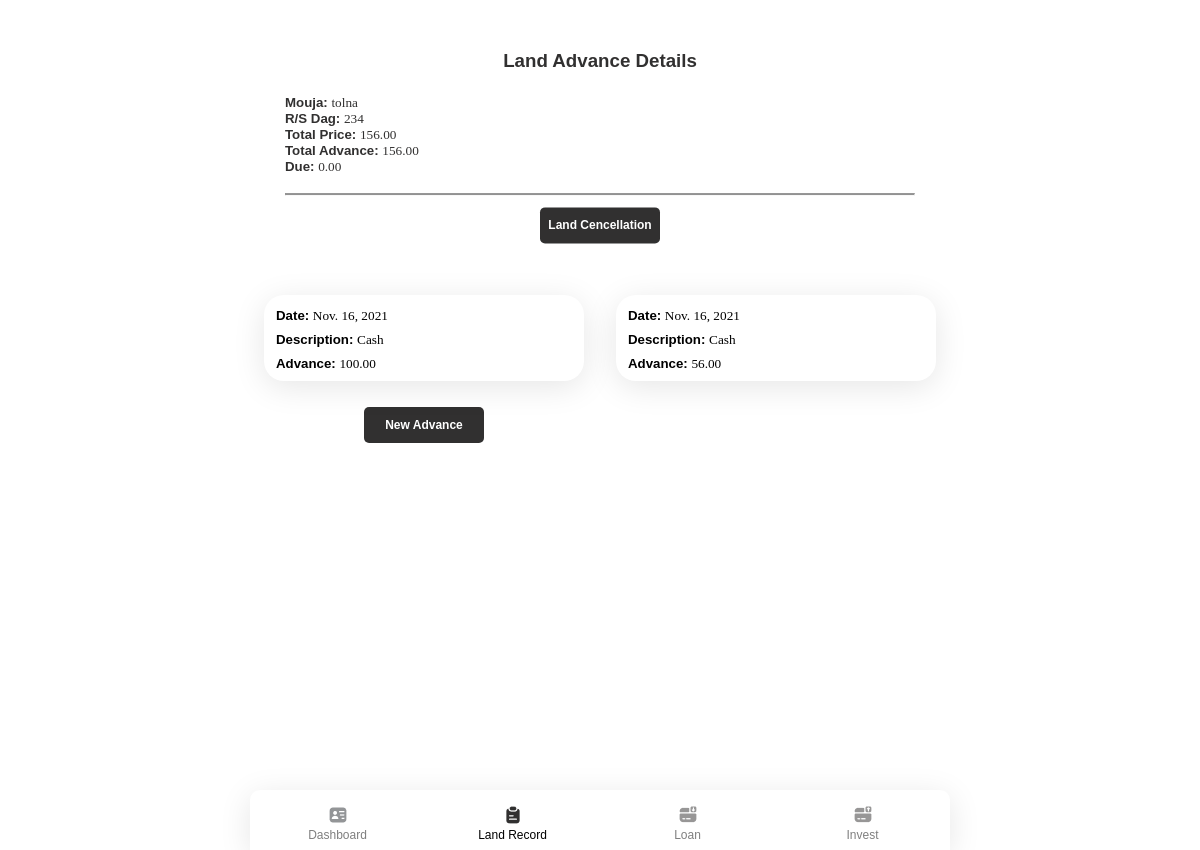
/advancepage/1/4 (signed in), run on the app's committed database.
### app/models.py (models this page shows)
class Land(models.Model):
    landowner = models.ForeignKey(Landowner, on_delete=models.SET_NULL, blank=True, null=True)
    landQTY = models.FloatField(default=0, null=True, blank=True)
    rsdag = models.CharField(max_length=50)
    perDprice = models.FloatField(default=0, null=True, blank=True)
    mouja = models.CharField(max_length=50)
    def totalprice(self):
        return self.perDprice * self.landQTY

class Advance(models.Model):
    land = models.ForeignKey(Land, on_delete=models.SET_NULL, blank=True, null=True)
    date = models.DateField( default=datetime.date.today)
    description = models.TextField(blank=True, null= True)
    advance = models.FloatField(default=0, null=True, blank=True)

### app/views.py (the view)
# urls.py: path('advancepage/<int:id>/<int:landid>', views.advancepage, name='advancepage'),
@login_required(login_url='login')
def advancepage(request, id, landid):
    land = Land.objects.get(id=landid)
    advance = Advance.objects.filter(land=land)
    total = sum([a.advance for a in advance])
    balance = land.totalprice() - total
    advances = Advance.objects.filter(land_id=landid)
    return render(request, "app/advancepage.html",{
        "land":land,
        "total":total,
        "balacnce":balance,
        "advances": advances,
        "id":id,
    })

### app/templates/app/advancepage.html (shortened to what this page needs)
{% extends "app/layout.html" %}
{% block body %}
<header style="text-align: center;">
    <h3>Land Advance Details</h3>
    <br>
    <div class="info">
        <h5>Mouja: <span class="lightword">{{ land.mouja }}</span></h5>
        <h5>R/S Dag: <span class="lightword">{{ land.rsdag }}</span></h5>
        <h5>Total Price: <span class="lightword">{{ land.totalprice|floatformat:2 }}</span></h5>
        <h5>Total Advance: <span class="lightword">{{ total|floatformat:2 }}</span></h5>
        <h5>Due: <span class="lightword">{{ balacnce|floatformat:2 }}</span></h5>
        <br>
        <hr>
        <div class="buttondiv">
            <a href="{% url 'landCencellation' id land.id %}"><button class="samebuttons">Land Cencellation</button></a>
        </div>
    </div>
</header>
<div class="list-cards">
    {% for a in advances %}
      <div class="card list" style="height: 86px;">
          <h5>Date: <span class="lightword">{{ a.date }}</span></h5>
          <h5>Description: <span class="lightword">{{ a.description }}</span></h5>
          <h5>Advance: <span class="lightword">{{ a.advance|floatformat:2 }}</span></h5>
      </div>
    {% endfor %}
    <div class="buttondiv" style="grid-column: span;">
        <button class="samebuttons" onclick="ModalFunc(loanbtn)" id="loanbtn">New Advance</button>
    </div>
  </div>
{% endblock %}

### app/static/app/css/main.css (style rules this page uses)
* { margin: 0; padding: 0; box-sizing: border-box; font-family: 'Poppins', sans-serif; }
html, body { height: 100%; max-width: 700px; margin: auto; }
header { margin: 50px 20px 0 20px; color: #313030; }
.list-cards { display: grid; grid-template-columns: repeat(auto-fit, minmax(320px, max-content)); grid-gap: 12px; justify-content: center; margin-top: 20px; padding-bottom: 70px; }
.card { width: 320px; height: 117px; margin: 2px 10px; box-shadow: 0px 6px 32px rgba(0, 0, 0, 0.1); border-radius: 20px; }
.close, .samebuttons, .menuCard button { width: 120px; height: 36px; background: #313030; border-radius: 5px; color: white; border: none; cursor: pointer; font-weight: 600; font-size: 12px; }
.list { padding: 12px; height: 186px; position: relative; }
.list h5 { margin-bottom: 6px; line-height: 18px; }
.lightword { font-family: Poppins; font-style: normal; font-weight: 500; }
.buttondiv { text-align: center; margin-top: 12px; }
.info { transform: translatey(-20%); margin: 0 15px; text-align: left; }
.info hr { border-top: 1px solid #313030; }

### data on the page
Land: mouja "tolna", rsdag "234", totalprice "156.00"
Advance: date "Nov. 16, 2021", description "Cash", advance "100.00"
Advance: date "Nov. 16, 2021", description "Cash", advance "56.00"

### other printed values
{{ total|floatformat:2 }} "156.00"
{{ balacnce|floatformat:2 }} "0.00"
